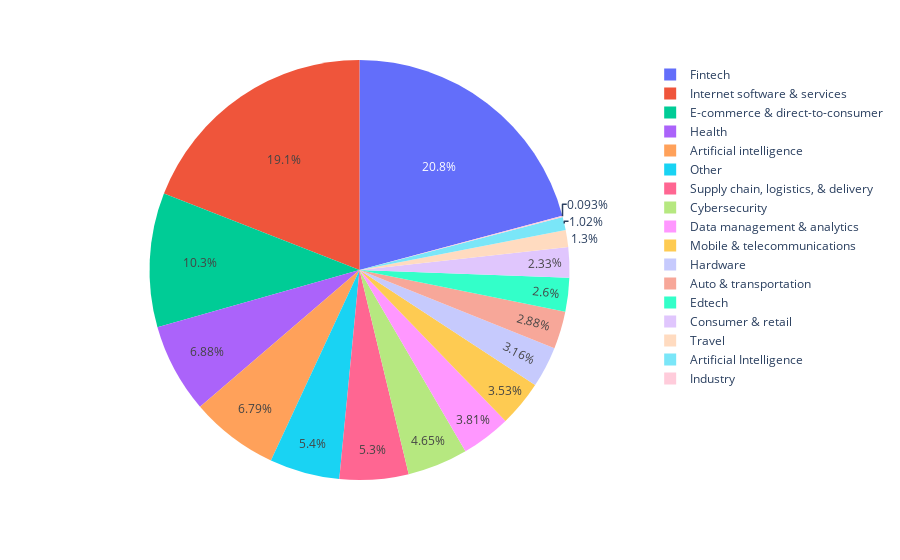

Notebook cell for this chart:
### Markdown cell above
### Unicorn compnies in diffrent industry sector

### Code cell
fig = px.pie(df, names='Industry')
fig.show()

### Figure 1 — Plotly figure (JSON) as saved in the notebook; plotly's stock layout.template omitted (floating-point values rounded to 4 significant figures; data arrays with more than 128 entries replaced by an {"elided": "..."} marker saying what was removed)
{"data": [{"domain": {"x": [0, 1], "y": [0, 1]}, "hovertemplate": "Industry=%{label}<extra></extra>", "labels": {"elided": "1075 str values"}, "legendgroup": "", "name": "", "showlegend": true, "type": "pie"}], "layout": {"legend": {"tracegroupgap": 0}, "margin": {"t": 60}}}
